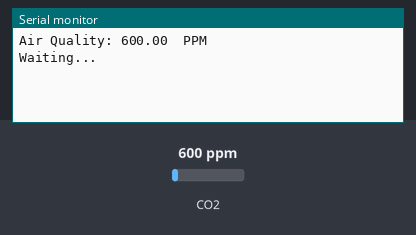
Simulated run of this sketch. Board: Arduino Uno, built with avr-gcc and run on an emulated ATmega328P. On the bench: the last lines printed to the serial monitor. The inputs (shaded band) are chosen by the test bench; at power-on: CO2 600 ppm.

Above: at 6.2 s.
6.3 s: CO2 set to 452 ppm
At 7.4 s:
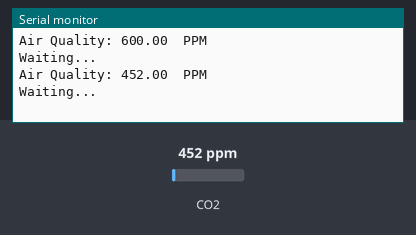
8.9 s: CO2 set to 1050 ppm
At 10.2 s:
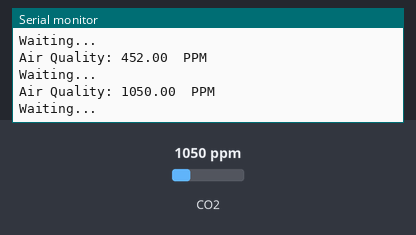
Timing chart, 0 to 11.9 s (numbered marks = the images above; inputs shaded):
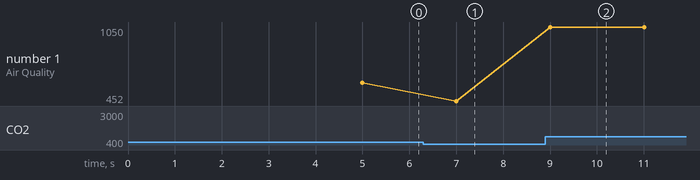

The sketch:

Air_Pollution_Detector_and_Air_Quality_Index_Monitoring.ino
```cpp
#include "MQ135.h"


#define SENSOR 32

void setup()
{
  Serial.begin(9600);
    delay(5000);
}


  void loop()
  {
    MQ135 gasSensor = MQ135(SENSOR);
    float air_quality = gasSensor.getPPM();
    Serial.print("Air Quality: ");
    Serial.print(air_quality);
    Serial.println("  PPM");
    Serial.println();

    Serial.println("Waiting...");

    delay(2000);
}
```

Measured:
- after the input at 6.3 s, the serial monitor: prints a new line after 0.70 s (image 1)
- after the input at 8.9 s, the serial monitor: prints a new line after 0.10 s (image 2)
- plotted number 1: 600 → 452 after the input at 6.3 s, 452 → 1050 after the input at 8.9 s
